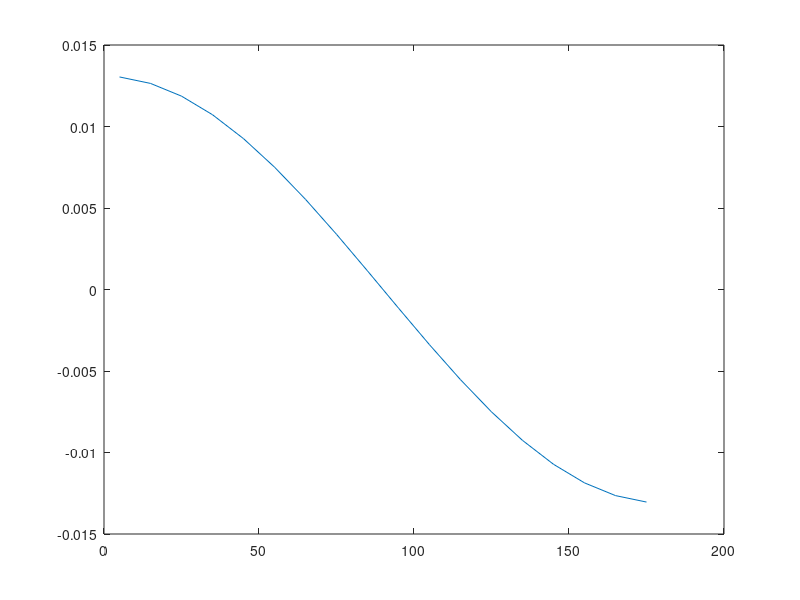
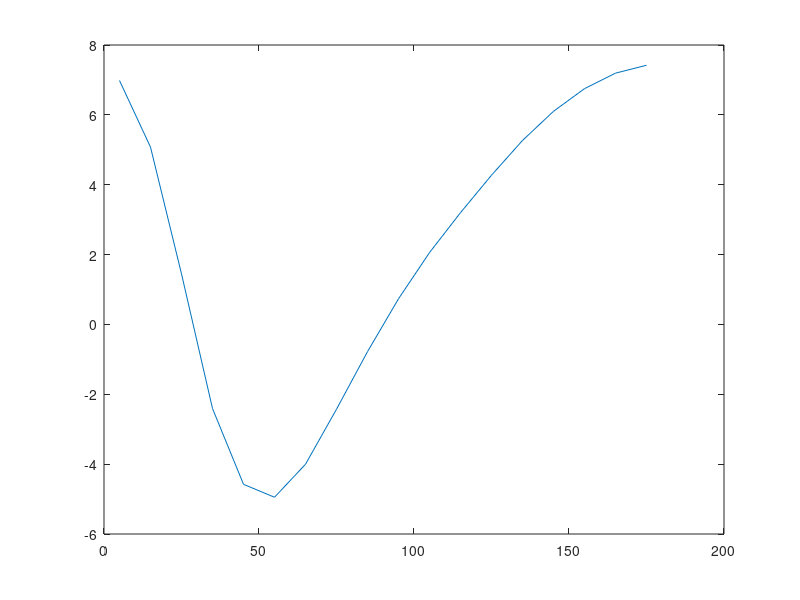

These figures' MATLAB source, in order:
% Problem 1.8
clear;clc
dtheta = 10;
theta = 0:dtheta:180; % degrees
thetac = theta + dtheta/2;
p = [569 502 301 -57 -392 -597 -721 -726 -707 -660 -626 ...
    -588 -569 -569 -569 -569 -569 -569 -569]; % N/m/m/
%plot(theta,p)
D = 150/1000; % m
V = 30; % m/s
rho = 1.23; % kg/m/m/m
R = D/2;
Dr = 0;
for n = 1:length(theta)-1;
    dAx(n) = R * (dtheta*pi/180) * cos( thetac(n)*pi/180 ); 
    dN(n) = dAx(n) * ( p(n) + p(n+1) ) / 2;
    Dr = Dr + dN(n);
end
Dr = 2*Dr
CD = Dr/(rho*V^2*D/2)
plot(thetac(1:end-1),dAx)
figure(2)
plot(thetac(1:end-1),dN)
